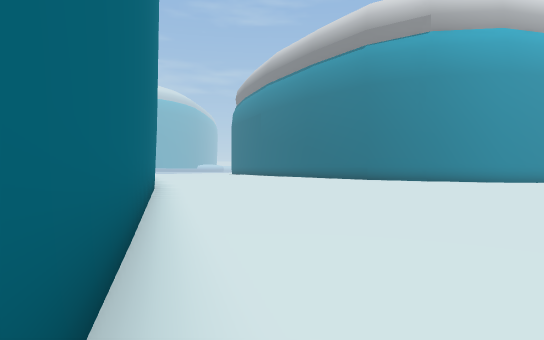
View 1 (above)

24 first-person views from a walk through a scene from a Unity 3-D project. The camera is 1.4 m above the floor, looks level and sees 75° across. The floor is counted in squares, 2 m on a side. Each view is taken from the middle of a square. On the plan, view 1 faces up. The plan holds only what a view shows up to about 11 squares ahead; the rest is blank. The place goes on beyond the plan.

View 2
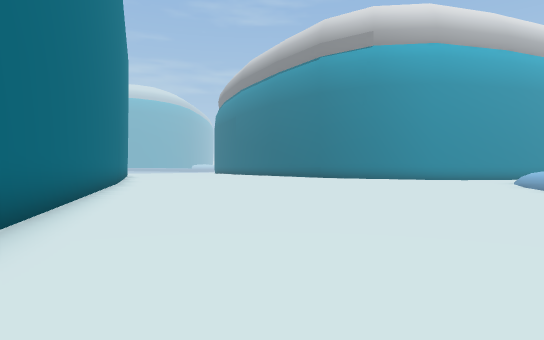

View 3
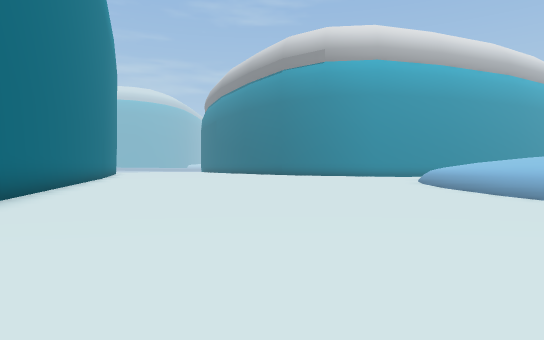

View 4
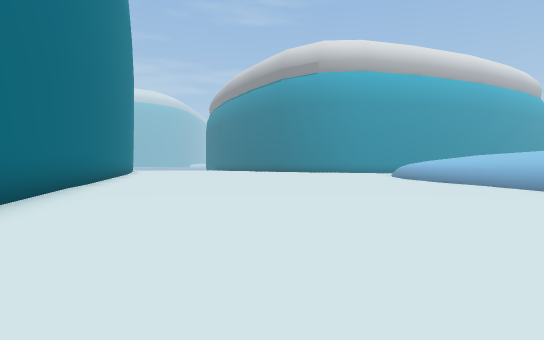

View 5
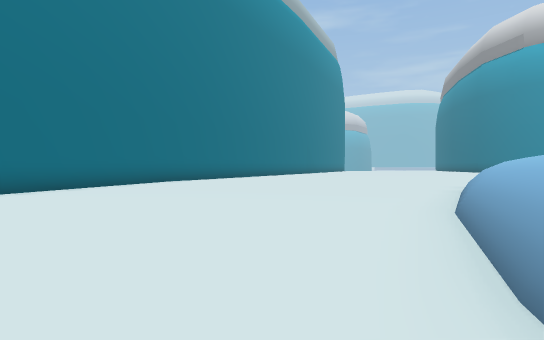

View 6
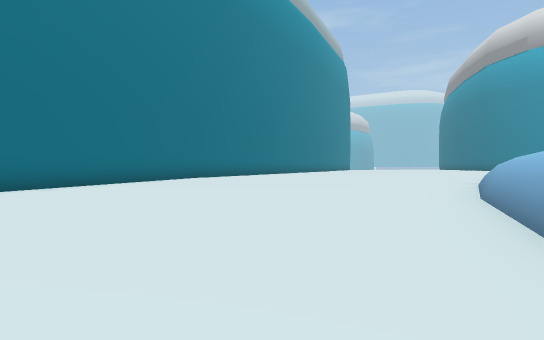

View 7
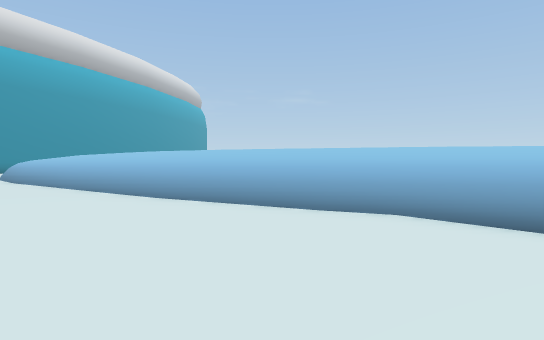

View 8
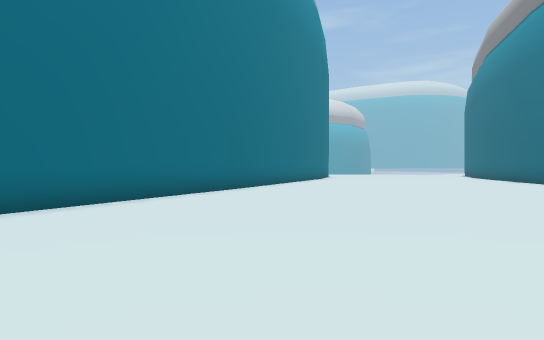

View 9
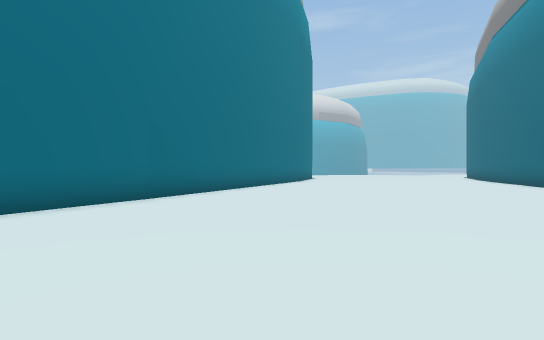

View 10
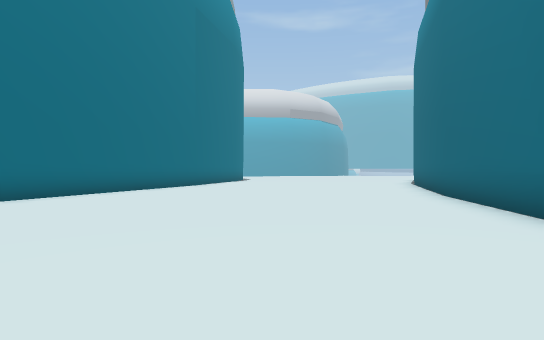

View 11
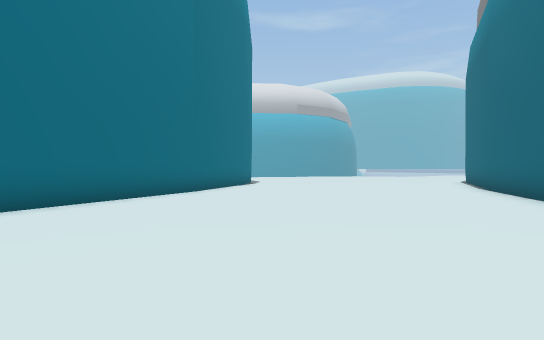

View 12
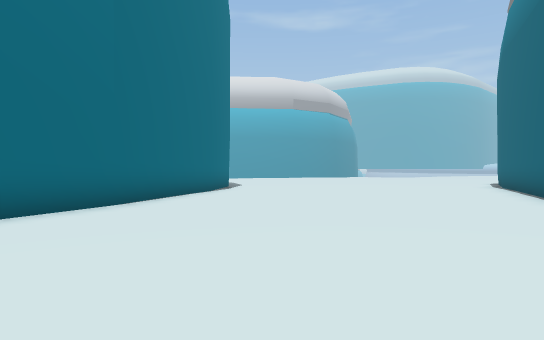

View 13
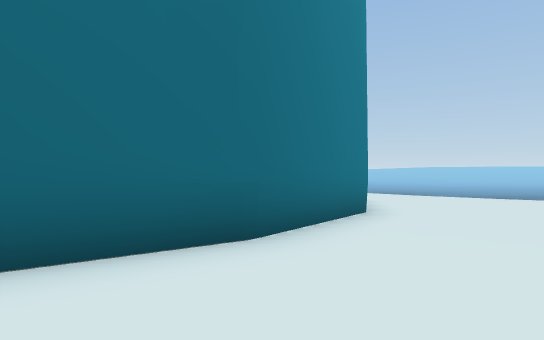

View 14
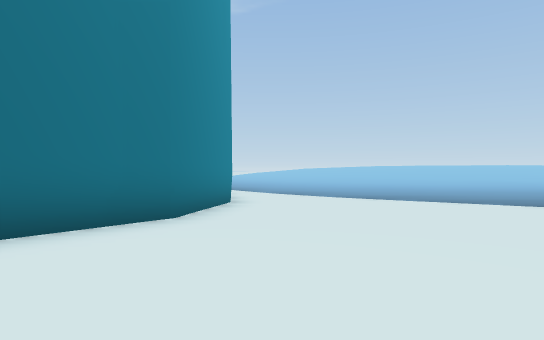

View 15
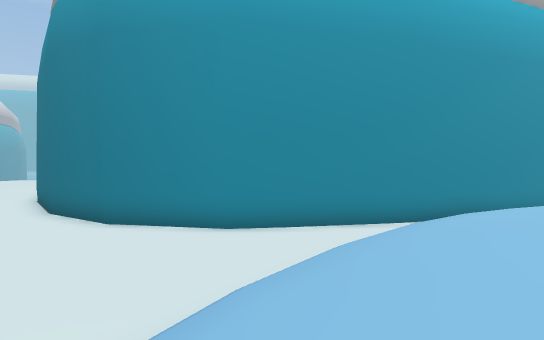

View 16
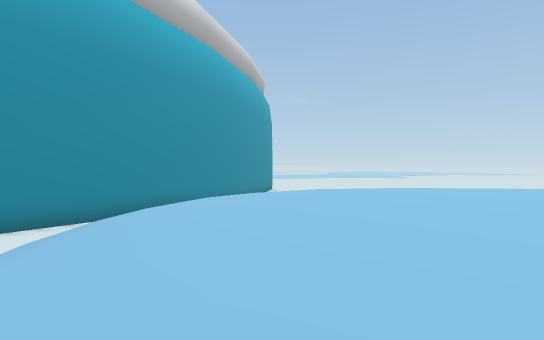

View 17
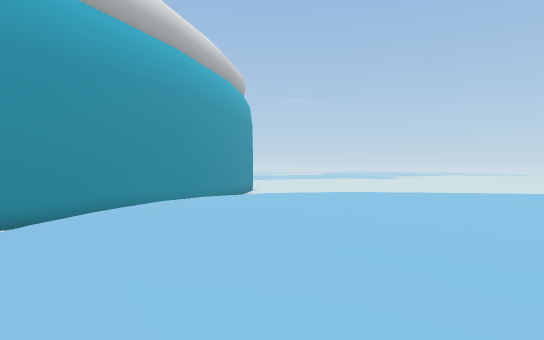

View 18
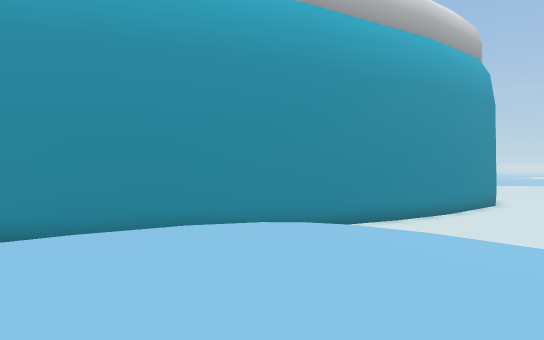

View 19
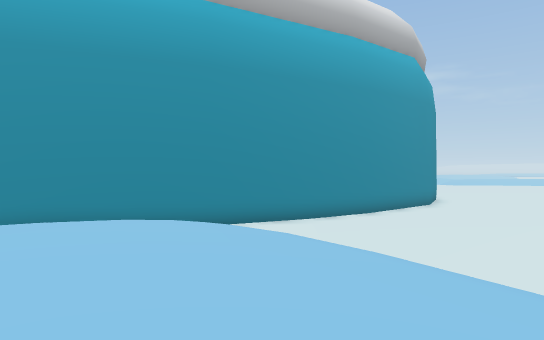

View 20
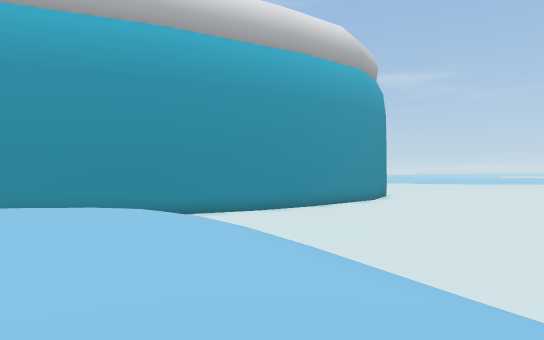

View 21
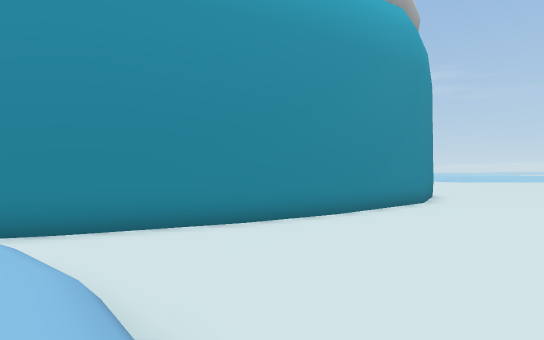

View 22
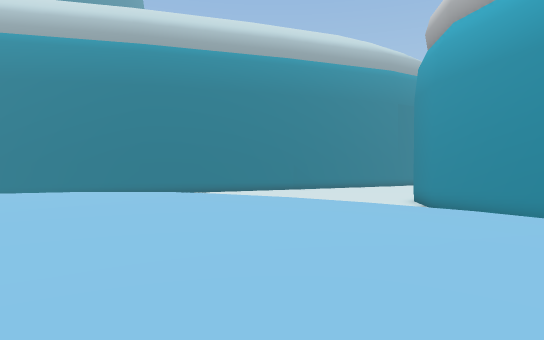

View 23
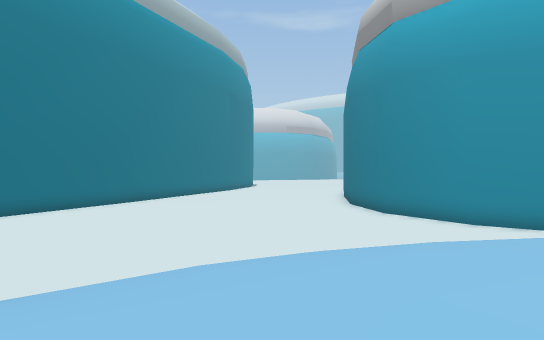

View 24
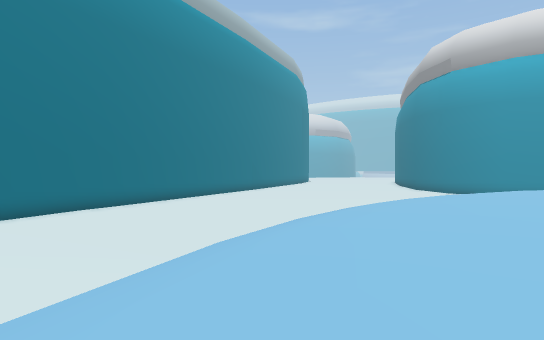

### Floor plan
Key: @ floor where view 1 was taken; # wall or solid block; . main floor; : floor 0.25 m higher than the main floor; - floor 0.25 m lower than the main floor; _ floor 0.5 m lower than the main floor; < floor 0.75 m lower than the main floor; ( floor 1 m lower than the main floor; + floor 1.25 m higher than the main floor; * floor 1.5 m higher than the main floor; % floor 1.75 m higher than the main floor; & floor 2 m higher than the main floor; / step, stairs or slope; = window, fence, low wall or low ledge.
Columns run from 8 left of view 1 to 28 right of it. Each row starts with its distance up from view 1.
 28     ::##
 27   :::::#
 26   :::::##
 25  :::::::#
 24 ::::::::##
 23 :::::::::#                        ###
 22 #::::::::##                      ##..
 21 #:::::::::##                   ###...
 20 ##:::::::::#                 ###.....
 19  #:::::::::##              ###.-.....
 18  ##:::::::::##            ##...-.....
 17   #::::::::::##        ###  ...-.....
 16   #:::::::::::#### #####/  ///.-.....
 15   ##:::::::::::::###... ///////-.....
 14    #::::::::::::::...///////////.....
 13    #:::::::::::::....///////*///=....
 12    ##::::::.........//////%%%*////...
 11     #..............////**%%%%%///=...
 10     #.............////**%%%%%%/////.
  9     ##............////*%%%%&%%%////
  8      #............////%%%&&&&%%////
  7      #...........////%%%%&&&&%%%
  6      ##..........///*%%%&&&&&&  %
  5       #.........-////%%%&&&
  4       #----------////%%%&&
  3       ##---------////%%%
  2        #---------=///%%
  1        #---------/////
  0        #@--------////*
 -1        ##--------////**
 -2         #----_____////*
 -3         #_________=///*
 -4         #_________/////*
 -5         ##____<<<<<////*
 -6          #<<<<<<<<</////*
 -7          #<<<<</////=///+
 -8             (  (((((

Positions as (right, up) in squares from view 1, and headings:
1: (0, 0), facing up
2: (2, -2), facing up
3: (4, -5), facing up
4: (4, -8), facing up
5: (11, -7), facing up-left
6: (11, -8), facing up-left
7: (7, -8), facing up-right
8: (5, 4), facing up-left
9: (4, 7), facing up-left
10: (5, 12), facing up-left
11: (2, 14), facing up-left
12: (0, 17), facing up-left
13: (1, 17), facing right
14: (2, 14), facing right
15: (11, 7), facing up
16: (11, 6), facing up-right
17: (12, 5), facing up-right
18: (19, 8), facing up
19: (22, 8), facing up
20: (24, 6), facing up
21: (24, 12), facing up
22: (23, 9), facing left
23: (13, 4), facing up-left
24: (14, -5), facing up-left
